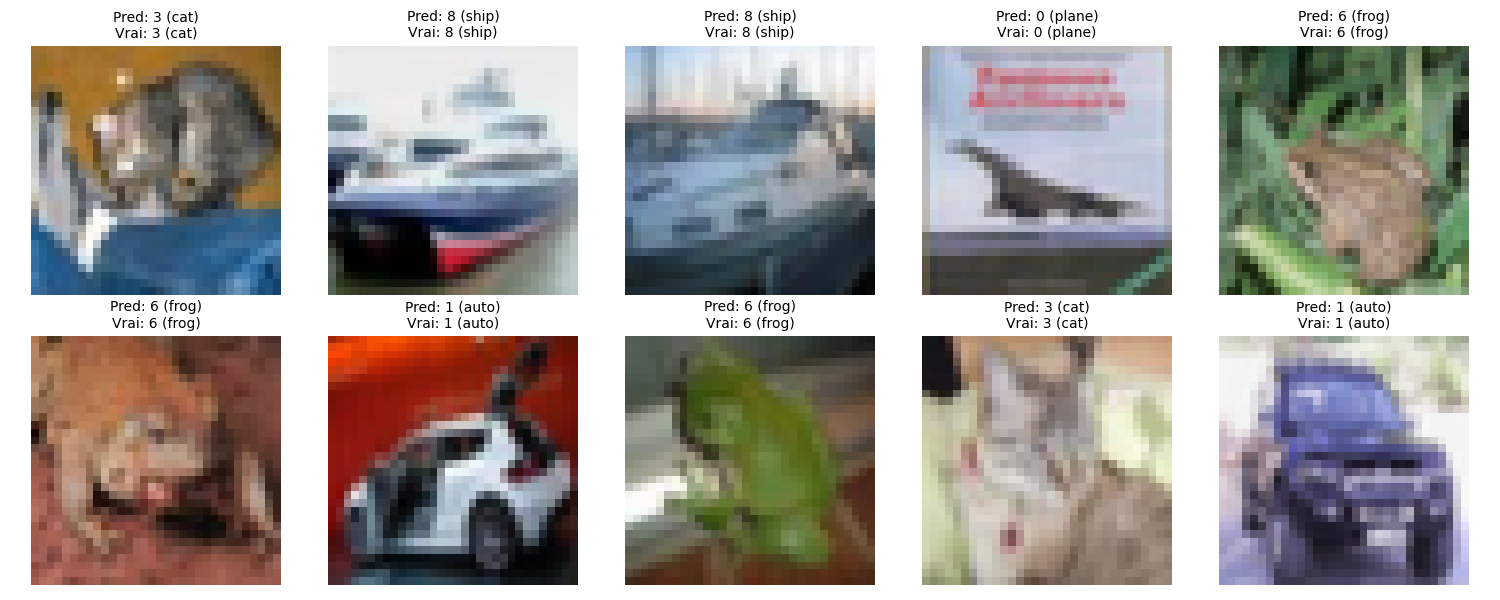

The script that saved this image:
import torch
from transformers import ViTFeatureExtractor, ViTForImageClassification
from datasets import load_dataset
import matplotlib.pyplot as plt

# Charger le modèle et le processeur fine-tunés
model = ViTForImageClassification.from_pretrained("vit-cifar10-finetuned")
processor = ViTFeatureExtractor.from_pretrained("vit-cifar10-finetuned")

device = torch.device("cuda" if torch.cuda.is_available() else "cpu")
model.to(device)
model.eval()

# Charger le dataset CIFAR-10
raw_ds = load_dataset("cifar10", split="test")

# Classes CIFAR-10
class_names = ['plane', 'auto', 'bird', 'cat', 'deer', 'dog', 'frog', 'horse', 'ship', 'truck']

# Fonction de prédiction

def predict_image(image):
    inputs = processor(images=image.resize((224, 224)), return_tensors="pt").to("cuda" if torch.cuda.is_available() else "cpu")
    with torch.no_grad():
        logits = model(**inputs).logits
    predicted_class_idx = logits.argmax(-1).item()
    return predicted_class_idx

# Visualisation des 10 premières images avec prédictions
plt.figure(figsize=(15, 6))

for i in range(10):
    image = raw_ds[i]["img"]
    true_label = raw_ds[i]["label"]
    predicted_class = predict_image(image=image)

    plt.subplot(2, 5, i+1)
    plt.imshow(image)
    plt.axis('off')
    plt.title(f"Pred: {predicted_class} ({class_names[predicted_class]})\nVrai: {raw_ds[i]['label']} ({class_names[raw_ds[i]['label']]})", fontsize=10)

plt.tight_layout()
plt.savefig("cifar_test.png")
